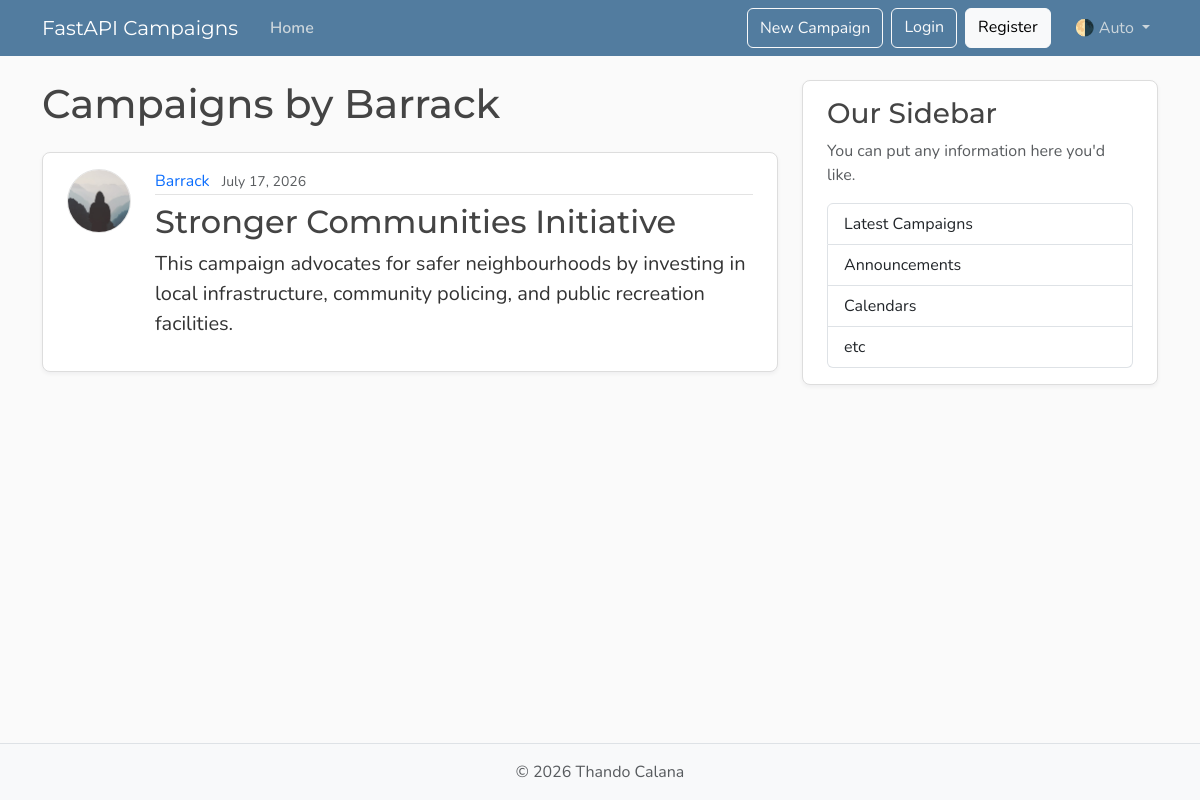
Page /users/1/campaigns on the committed database.
### models.py (models this page shows, shortened)
class Users(Base):
    __tablename__ = "users"
    user_id: Mapped[int] = mapped_column(Integer, primary_key=True, nullable=False)
    username: Mapped[str] = mapped_column(String, nullable=False)
    email: Mapped[str] = mapped_column(String, nullable=False)
    profile_pic: Mapped[str | None] = mapped_column(
        String(200), nullable=True, default=None
    )
    campaigns: Mapped[list[Campaigns]] = relationship(
        back_populates="author",
        cascade="all, delete-orphan",  # if author user is deleted, all posts of that user will also be deleted
    )

class Campaigns(Base):
    __tablename__ = "campaigns"
    campaign_id: Mapped[int] = mapped_column(Integer, primary_key=True, nullable=False)
    campaign_name: Mapped[str] = mapped_column(String, nullable=False)
    author: Mapped[Users] = relationship(
        back_populates="campaigns"
    )  # match relationship established earlier
    user_id: Mapped[int] = mapped_column(
        ForeignKey("users.user_id"), nullable=False, index=True
    )
    campaign_details: Mapped[str] = mapped_column(Text, nullable=False)
    created_at: Mapped[datetime] = mapped_column(
        DateTime(timezone=True), default=lambda: datetime.now(UTC)
    )

### main.py (the view)
@app.get(
    path="/users/{user_id}/campaigns", name="user_campaigns", include_in_schema=False
)
async def get_user_campaigns(
    request: Request, user_id: int, db: Annotated[AsyncSession, Depends(get_db)]
):
    user_check = await db.execute(
        select(models.Users).where(models.Users.user_id == user_id)
    )
    user = user_check.scalars().first()  # selects one or none, Returns None
    if user:
        result = await db.execute(
            select(models.Campaigns)
            .options(selectinload(models.Campaigns.author))
            .where(models.Campaigns.user_id == user_id)
            .order_by(models.Campaigns.created_at.desc())
        )
        campaigns = result.scalars().all()
        if campaigns:
            return templates.TemplateResponse(
                request=request,
                name="user_campaigns.html",
                context={"campaigns": campaigns, "user": user},
            )
        raise HTTPException(
            status_code=status.HTTP_404_NOT_FOUND, detail="No campaigns found"
        )
    raise HTTPException(status_code=status.HTTP_404_NOT_FOUND, detail="User not found")

### templates/user_campaigns.html
{% extends "layout.html" %}
{% block content %}
  <h1 class="mb-4">Campaigns by {{ user.username }}</h1>
  {% for campaign in campaigns %}
    <article class="content-section py-3 px-4 mb-4">
      <div class="d-flex align-items-start gap-4">
        <img class="rounded-circle article-img flex-shrink-0"
             src="{{ campaign.author.img_path }}"
             alt="{{ campaign.author.username }}'s profile picture"
             width="64"
             height="64"
             loading="lazy">
        <div class="flex-grow-1">
          <div class="article-metadata mb-2">
            <a class="me-2"
               href="{{ url_for('user_campaigns', user_id=campaign.author.user_id) }}">{{ campaign.author.username }}</a>
            <small class="text-body-secondary">{{ campaign.created_at.strftime("%B %d, %Y") }}</small>
          </div>
          <h2>
            <a class="article-title"
               href="{{ url_for('campaign', campaign_id=campaign.campaign_id) }}">{{ campaign.campaign_name }}</a>
          </h2>
          <p class="article-content">{{ campaign.campaign_details }}</p>
        </div>
      </div>
    </article>
  {% else %}
    <p class="text-body-secondary">No campaigns by this user yet.</p>
  {% endfor %}
{% endblock content %}

### static/css/main.css (style rules this page uses)
:root { --font-heading: "Montserrat", system-ui, -apple-system, BlinkMacSystemFont, sans-serif; --font-body: "Nunito", system-ui, -apple-system, BlinkMacSystemFont, sans-serif; --color-bg-body: #fafafa; --color-bg-content: #ffffff; --color-text-primary: #333333; --color-text-heading: #444444; --color-steel: #527c9f; --color-nav-link: #cbd5db; --color-nav-link-hover: #ffffff; --color-link-hover: #428bca; --color-border: #dddddd; --color-border-light: #e3e3e3; --spacing-xl: 5rem; --article-img-size: 4rem; --account-img-size: 7.813rem; }
body { font-family: var(--font-body); background: var(--color-bg-body); color: var(--color-text-primary); }
h1, h2, h3, h4, h5, h6 { font-family: var(--font-heading); color: var(--color-text-heading); }
a { text-decoration: none; }
.content-section { background: var(--color-bg-content); border: 1px solid var(--color-border); border-radius: 0.5rem; box-shadow: 0 2px 4px rgba(15, 23, 42, 0.05); transition: box-shadow 0.15s ease, transform 0.15s ease, border-color 0.15s ease; }
.article-title { color: var(--color-text-heading); transition: color 0.2s ease-in-out; }
.article-content { white-space: pre-line; font-size: 1.25rem; }
.article-img { height: var(--article-img-size); width: var(--article-img-size); flex-shrink: 0; object-fit: cover; border: 1px solid var(--color-border-light); box-shadow: 0 0 0 2px var(--color-bg-content); }
.article-metadata { padding-bottom: 0.063rem; border-bottom: 1px solid var(--color-border-light); }
.article-metadata a { transition: color 0.2s ease-in-out; }

### rows in the picture
Users: username "Barrack"
Campaigns: author.username "Barrack", created_at "July 17, 2026", campaign_name "Stronger Communities Initiative", campaign_details "This campaign advocates for safer neighbourhoods by investing in local infrastructure, community policing, and public recreation facilities."
